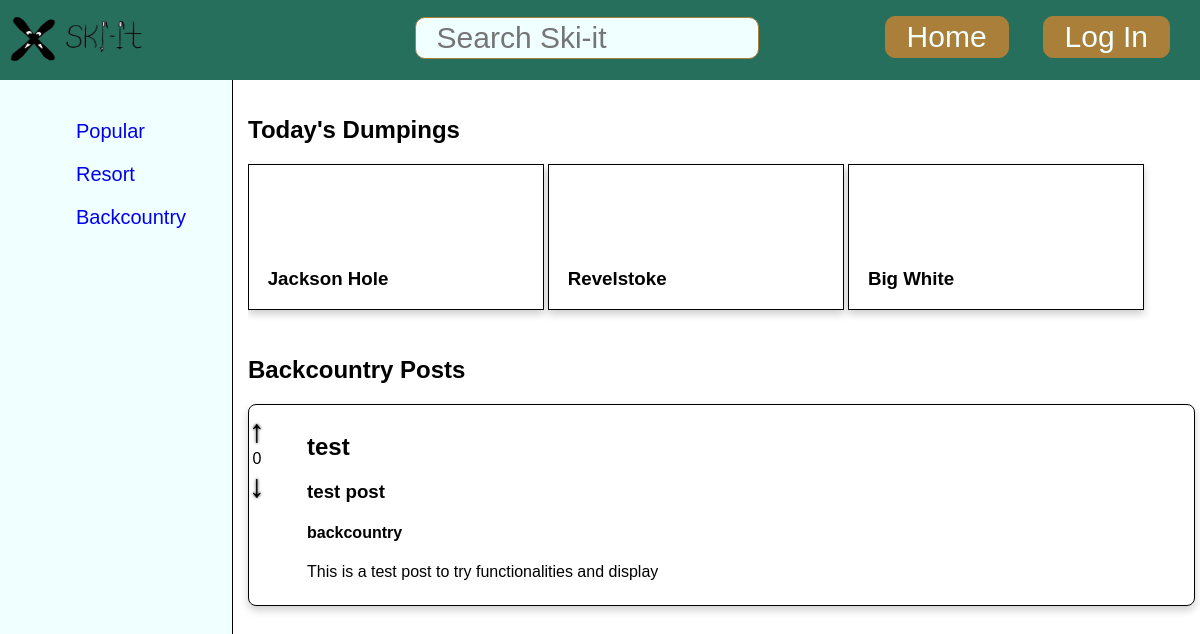
The page /routes/backcountry.php on the database its author committed.
### tables this page shows
CREATE TABLE `posts`(
    `post_id` INT AUTO_INCREMENT PRIMARY KEY,
    `username` varchar(255) NOT NULL,
    `title` VARCHAR(255) NOT NULL,
    `content` TEXT NOT NULL,
    `type` ENUM('resort', 'backcountry') NOT NULL,
    `post_date` TIMESTAMP DEFAULT CURRENT_TIMESTAMP,
    `likes` INT DEFAULT 0,
    `post_img` VARCHAR(255) DEFAULT NULL,
    FOREIGN KEY(username) REFERENCES users(username) ON DELETE CASCADE ON UPDATE CASCADE
);

### routes/backcountry.php (the view, shortened to what this page needs)
<!DOCTYPE HTML>
<head lang="en">
    <link rel="stylesheet" href="../css/header.css">
    <link rel="stylesheet" href="../css/home.css">
</head>
<body>
<?php
    include 'headers/header1.php';
?>
    <div class="menu">
        <ul>
            <li><a href='home.php'>Popular</a></li>
            <li><a href='resort.php'>Resort</a></li>
            <li><a href='backcountry.php'>Backcountry</a></li>
        </ul>
    </div>
    <div class="main">
        <?php
            if ($_SERVER['REQUEST_METHOD'] === 'POST' && isset($_POST['post_id'])) {
                echo "<div class='post'>";
                echo "<form id='comment-form' action='comment.php' method='post'>";
                echo "<h2>Comment</h2>";
                echo "<input type='hidden' name='post_id' value='".$_POST['post_id']."'>";
                echo "<textarea id='comment_content' name='comment_content' placeholder='comment' required></textarea><br>";
                echo "<button type='submit'>Submit</button>";
                echo "</form>";
                echo "<a  href='backcountry.php'>Cancel</a></div>";
            }  else
        echo "<div class='dumpings'>
            <h2>Today's Dumpings</h2>
            <div class='dumping'>
                <img >
                <h3>Jackson Hole</h3>
            </div>
            <div class='dumping'>
                <img >
                <h3>Revelstoke</h3>
            </div>
            <div class='dumping'>
                <img >
                <h3>Big White</h3>
            </div>
        </div>
        <div class='posts'>
            <h2>Backcountry Posts</h2>";
            ?>
            <?php
                include('dbConnection.php');
                $query = "SELECT * FROM posts WHERE type = 'backcountry' ORDER BY likes DESC";
                $stmt = $pdo->prepare($query);
                $stmt->execute();
                if ($stmt->rowCount() > 0) {
                    while ($post = $stmt->fetch(PDO::FETCH_ASSOC)) {
                        echo "<div class='post'>";
                        echo "<div class='vote-buttons'>";
                        echo "<span class='vote-button upvote' data-post-id='".$post['post_id']."'>&uarr;</span>";
                        echo "<span class='vote-count'>" . $post['likes'] . "</span>";
                        echo "<span class='vote-button downvote' data-post-id='".$post['post_id']."'>&darr;</span>";
                        echo "</div>";
                        echo "<div class='post-content'>";
                        echo "<h2>" . $post['username'] . "</h2>";
                        echo "<h3>" . $post['title'] . "</h3>";
                        echo "<h4>" . $post['type'] . "</h4>";
                        echo "<p>" . $post['content'] . "</p>";
                        echo "</div>";
                        echo "</div>";
                    }
                }
            ?>
        </div>
    </div>
</body>

### css/header.css (style rules this page uses)
.menu { position: fixed; overflow: auto; top:80px; left:0; padding: 0 1em 0 1em; height:100vh; background-color: azure; margin: 0em 2em 0em 0em; width: 200px; display:flex; flex-direction:column; font-family: 'Montserrat', sans-serif; border-right: solid 1px black; z-index: 100; }
.menu ul { list-style:none; font-size: 20px; }
.menu ul li { vertical-align: center; text-align: left; margin: 1em 1em 1em 1em; cursor: pointer; transition: background-color 0.3s ease; }
.menu ul li a { text-decoration: none; }
.main { position: relative; top:80px; left:200px; font-family: "Comic sans MS", "Comic Sans", "cursive", sans-serif; overflow: scroll; margin: 1em 1em 1em 1em; padding: 0 1.5em 0 1.5em; width: 80%; }

### css/home.css (style rules this page uses)
.dumpings { overflow-x: auto; height: 15em; }
.dumping { position: relative; display: inline-block; width:31%; border: 1px solid black; overflow: auto; height: 60%; }
.dumping h3 { margin-left: 1em; position: absolute; bottom: 0; }
.post { position: relative; margin-top:1em; margin-bottom: 1em; border: 1px solid black; border-radius: 0.5em; padding: 0.5em }
.dumping, .post { box-shadow: 0 4px 8px 0 rgba(0,0,0,0.2); transition: 0.3s; }
.vote-buttons { position: absolute; left: 0; display: flex; flex-direction: column; align-items: center; }
.vote-button { font-size: 2rem; cursor: pointer; font-weight: bold; text-shadow: 0 0 3px #000; }
.post-content { margin-left: 50px; }

### rows shown on the page
posts: likes "0", username "test", title "test post", type "backcountry", content "This is a test post to try functionalities and display"
